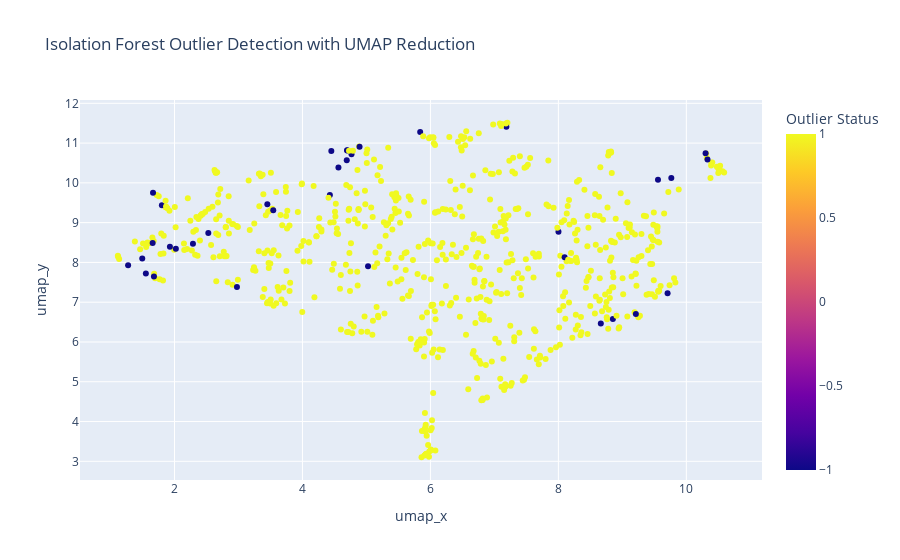

Notebook code for this chart:
### Code cell
import pandas as pd
import numpy as np
from sklearn.ensemble import IsolationForest
import plotly.express as px
import umap

# Load and prepare the data
pregnancy_df = pd.read_csv('/Users/daviddornig/Documents/Master_Thesis/Bioinf/Code/philipp-trinh/KOOPOMICS/input_data/pregnancy/pregnancy_interpolated_featselected50M_robustscaled.csv')
feature_list = pregnancy_df.columns[7:]
X = pregnancy_df[feature_list].values

# Initialize and fit Isolation Forest
iso_forest = IsolationForest(contamination=0.05, random_state=42)
pregnancy_df['is_outlier'] = iso_forest.fit_predict(X)  # -1 for outliers, 1 for inliers
pregnancy_df['anomaly_score'] = iso_forest.decision_function(X)

# Optional: Reduce data to 2D with UMAP for visualization
umap_model = umap.UMAP(n_neighbors=6, min_dist=0.1, n_components=2, random_state=42)
umap_result = umap_model.fit_transform(X)

# Add UMAP results to DataFrame
pregnancy_df['umap_x'] = umap_result[:, 0]
pregnancy_df['umap_y'] = umap_result[:, 1]

# Plot with Plotly, coloring by anomaly score
fig = px.scatter(pregnancy_df, x='umap_x', y='umap_y', color='is_outlier', 
                 hover_data=['Condition', 'Gestational age (GA)/weeks', 'Subject ID'],
                 title='Isolation Forest Outlier Detection with UMAP Reduction')
fig.update_layout(coloraxis_colorbar=dict(title="Outlier Status"))
fig.show()

### Figure 1 — Plotly figure (JSON) as saved in the notebook; plotly's stock layout.template omitted (floating-point values rounded to 4 significant figures; data arrays with more than 128 entries replaced by an {"elided": "..."} marker saying what was removed)
{"data": [{"customdata": {"elided": "701x3 mixed values"}, "hovertemplate": "umap_x=%{x}<br>umap_y=%{y}<br>Condition=%{customdata[0]}<br>Gestational age (GA)/weeks=%{customdata[1]}<br>Subject ID=%{customdata[2]}<br>is_outlier=%{marker.color}<extra></extra>", "legendgroup": "", "marker": {"color": {"elided": "701 int values"}, "coloraxis": "coloraxis", "symbol": "circle"}, "mode": "markers", "name": "", "orientation": "v", "showlegend": false, "type": "scatter", "x": {"elided": "701 float values"}, "xaxis": "x", "y": {"elided": "701 float values"}, "yaxis": "y"}], "layout": {"autosize": true, "coloraxis": {"colorbar": {"title": {"text": "Outlier Status"}}, "colorscale": [[0, "#0d0887"], [0.1111, "#46039f"], [0.2222, "#7201a8"], [0.3333, "#9c179e"], [0.4444, "#bd3786"], [0.5556, "#d8576b"], [0.6667, "#ed7953"], [0.7778, "#fb9f3a"], [0.8889, "#fdca26"], [1, "#f0f921"]]}, "legend": {"tracegroupgap": 0}, "title": {"text": "Isolation Forest Outlier Detection with UMAP Reduction"}, "xaxis": {"anchor": "y", "autorange": true, "domain": [0, 1], "range": [0.5168, 11.19], "title": {"text": "umap_x"}, "type": "linear"}, "yaxis": {"anchor": "x", "autorange": true, "domain": [0, 1], "range": [2.408, 12.2], "title": {"text": "umap_y"}, "type": "linear"}}}
